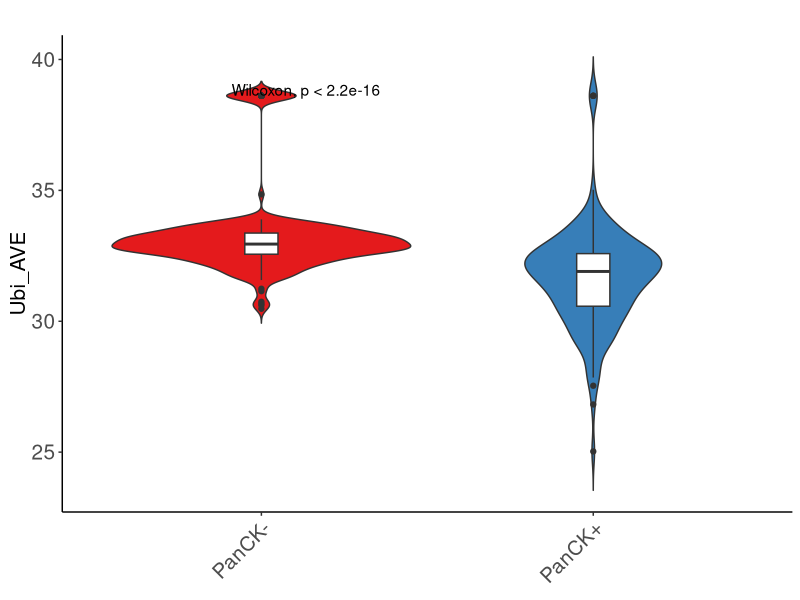
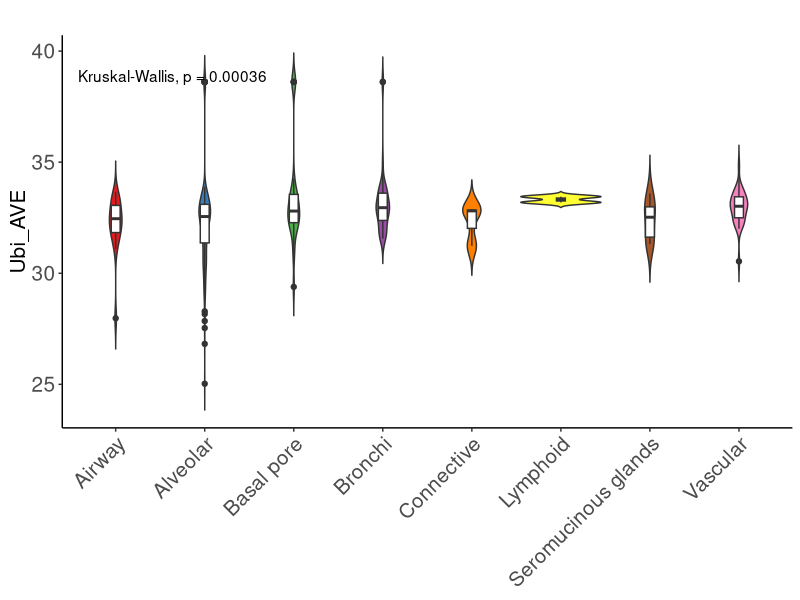
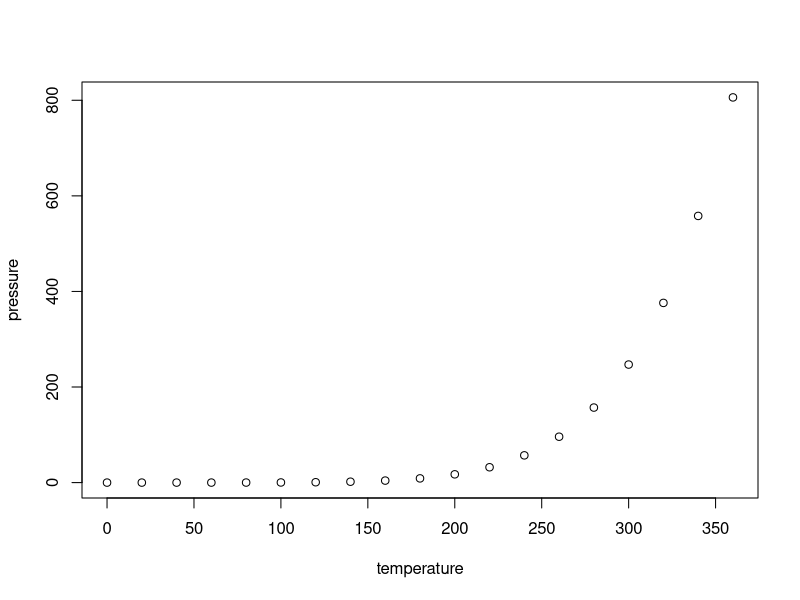

Write R code to recreate these figures, in order.
## ---- chunk 1


require(ggplot2)
require(ggpubr)
rm(list = ls())
rt=read.table("Tissue_diff_Ubiquitin.txt",sep="\t",header=T,check.names=F) 
rt2=rt
head(rt2)
ggplot(rt2, aes(x=Segment, y=rt2$AVE_ubi, fill=Segment)) + 
  geom_violin(trim=FALSE)+
  geom_boxplot(width=0.1, fill="white")+
  labs(title="",x="", y = "Ubi_AVE")+theme_classic() +
  theme(axis.line=element_line(colour="black"))+theme(axis.title.x = element_blank())+
  theme(axis.title.y =  element_text(size = 15,vjust = 0.5,hjust = 0.5))+
  theme(axis.text.x = element_text(size = 15,angle = 45,vjust = 1,hjust = 1))+
theme(axis.text.y = element_text(size = 15))+
  theme(plot.title = element_text(hjust = 0.5,size=15,face="bold"))+
  theme(legend.position = "NA") +
  scale_fill_brewer(palette = "Set1")+ 
  stat_compare_means() 
ggsave("Figure_A.pdf",width = 4,height =4.5)

head(rt2)
summary(factor(rt2$Morphology))
ggplot(rt2, aes(x=Morphology, y=rt2$AVE_ubi, fill=Morphology)) + 
  geom_violin(trim=FALSE)+
  geom_boxplot(width=0.1, fill="white")+
  labs(title="",x="Morphology", y = "Ubi_AVE")+ theme_classic()+ 
  theme(axis.line=element_line(colour="black"))+theme(axis.title.x = element_blank())+
  theme(axis.title.y =  element_text(size = 15,vjust = 0.5,hjust = 0.5))+
  theme(axis.text.x = element_text(size = 15,angle = 45,vjust = 1,hjust = 1))+
  theme(axis.text.y = element_text(size = 15))+
  theme(plot.title = element_text(hjust = 0.5,size=15,face="bold"))+
  scale_fill_brewer(palette = "Set1")+
  theme(legend.position = "NA") + 
  stat_compare_means()

ggsave("Figure_B.pdf",width = 8,height =5.25)
## ---- chunk 2
summary(cars)
## ---- chunk 3
plot(pressure)
